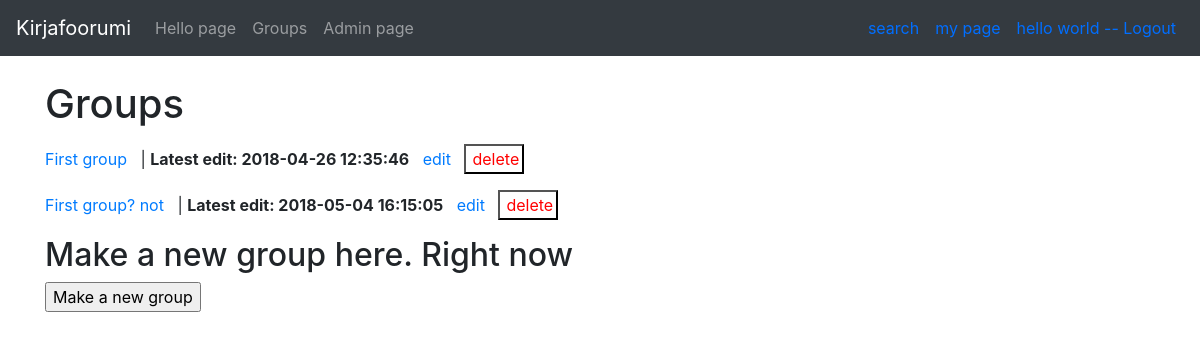
The app's page /groups (signed in) with its own data.
### application/auth/models.py (models this page shows, shortened)
class User(Base):
    __tablename__ = "account"
    name = db.Column(db.String(144), unique=True, nullable=False)
    username = db.Column(db.String(144), unique=True, nullable=False)
    password = db.Column(db.String(144), nullable=False)
    messages = db.relationship("Message", backref='account', lazy=True)
    groups = db.relationship("Groups", backref='account', lazy=True)
    role_id = db.Column(db.Integer, db.ForeignKey('role.id'), nullable = False)
    def get_role(self):
        return Role.query.get(self.role_id)

### application/groups/models.py (models this page shows, shortened)
class Groups(Base):
    heading = db.Column(db.String(20), nullable=False)
    account_id = db.Column(db.Integer, db.ForeignKey('account.id'), nullable = False)
    book_id = db.Column(db.Integer, db.ForeignKey('book.id'))
    messages = db.relationship("Message", backref='Groups', lazy=True)

### application/groups/views.py (the view)
@app.route("/groups")
def all_groups():
    return render_template("groups/groups.html", groups = Groups.query.all())

### application/__init__.py (called while the page is built)
@login_manager.user_loader
def load_user(user_id):
    return User.query.get(user_id)

### application/templates/groups/groups.html
{% extends "layout.html" %}
{% block body %}
    <h1>Groups</h1>
    {% for group in groups %}
    <p>
        <form action="{{ url_for('delete_group', group_id=group.id) }}" method="POST" style="display: inline;">
            <a href="{{ url_for('group_messages', group_id= group.id) }}"> {{ group.heading }} </a>
            &nbsp; | <b>Latest edit: {{ group.date_modified }}</b> &nbsp;
            {% if current_user.is_authenticated %}
            {% if current_user.id == group.account_id or current_user.get_role().role == "ADMIN" %}
            <a href="{{ url_for('modify_group_form', group_id=group.id) }}">edit</a> &nbsp;
            <button style="width: 60px; height: 30px; color: red; background-color:white; display: inline;" type='submit' name='delete'>delete</button>
            {% endif %}
            {% endif %}
        </form>
    </p>
    {% endfor %}
    <h2>Make a new group here. Right now</h2>
    <form method="GET" action="{{ url_for('group_form') }}">
        <input type="submit" value="Make a new group"/>
    </form>
{% endblock %}

### application/templates/layout.html (shortened to what this page needs)
<!DOCTYPE html>
<html>
  <head>
    <link rel="stylesheet" href="https://maxcdn.bootstrapcdn.com/bootstrap/4.0.0/css/bootstrap.min.css">
  </head>
  <body>
    <nav class="navbar navbar-expand-md navbar-dark bg-dark mb-4">
      <a class="navbar-brand" href="{{ url_for('hello') }}">Kirjafoorumi</a>
          <div class="collapse navbar-collapse" id="navbarCollapse">
            <ul class="navbar-nav mr-auto">
              <li class="nav-item">
                <a class="nav-link" href="{{ url_for('hello') }}">Hello page</a>
              </li>
              <li class="nav-item">
                  <a class="nav-link" href="{{ url_for('all_groups') }}">Groups</a>
              </li>
              {% if current_user.is_authenticated %}
              {% if current_user.get_role().role == "ADMIN" %}
              <li class="nav-item">
                  <a class="nav-link" href="{{ url_for('admin_users') }}">Admin page</a>
              </li>
              {% endif %}
              {% endif %}
            </ul>
            <div class="form-inline mt-2 mt-md-0">
              <a class="blue" href="{{ url_for('group_search') }}">search</a>
              {% if current_user.is_authenticated %}
              <a class="blue" href="{{ url_for('my_page') }}">my page</a>
              <a class="blue" href="{{ url_for('auth_logout') }}"> {{ current_user.name }} -- Logout</a>
              {% else %}
                <a class="blue" href="{{ url_for('auth_login') }}">login</a>
                <a></a>
                <a class="blue" href="{{ url_for('auth_register') }}">register </a>
              {% endif %}
            </div>
          </div>
    </nav>
    <main role="main" class="container">
      {% block body %}{% endblock %}
    </main>
  </body>
</html>

### application/templates/layout.html (style rules this page uses)
.blue { color: rgb(0, 110, 255); padding: 8px; }

### records on screen
User: name "hello world"
Groups: heading "First group", date_modified "2018-04-26 12:35:46"
Groups: heading "First group? not", date_modified "2018-05-04 16:15:05"
